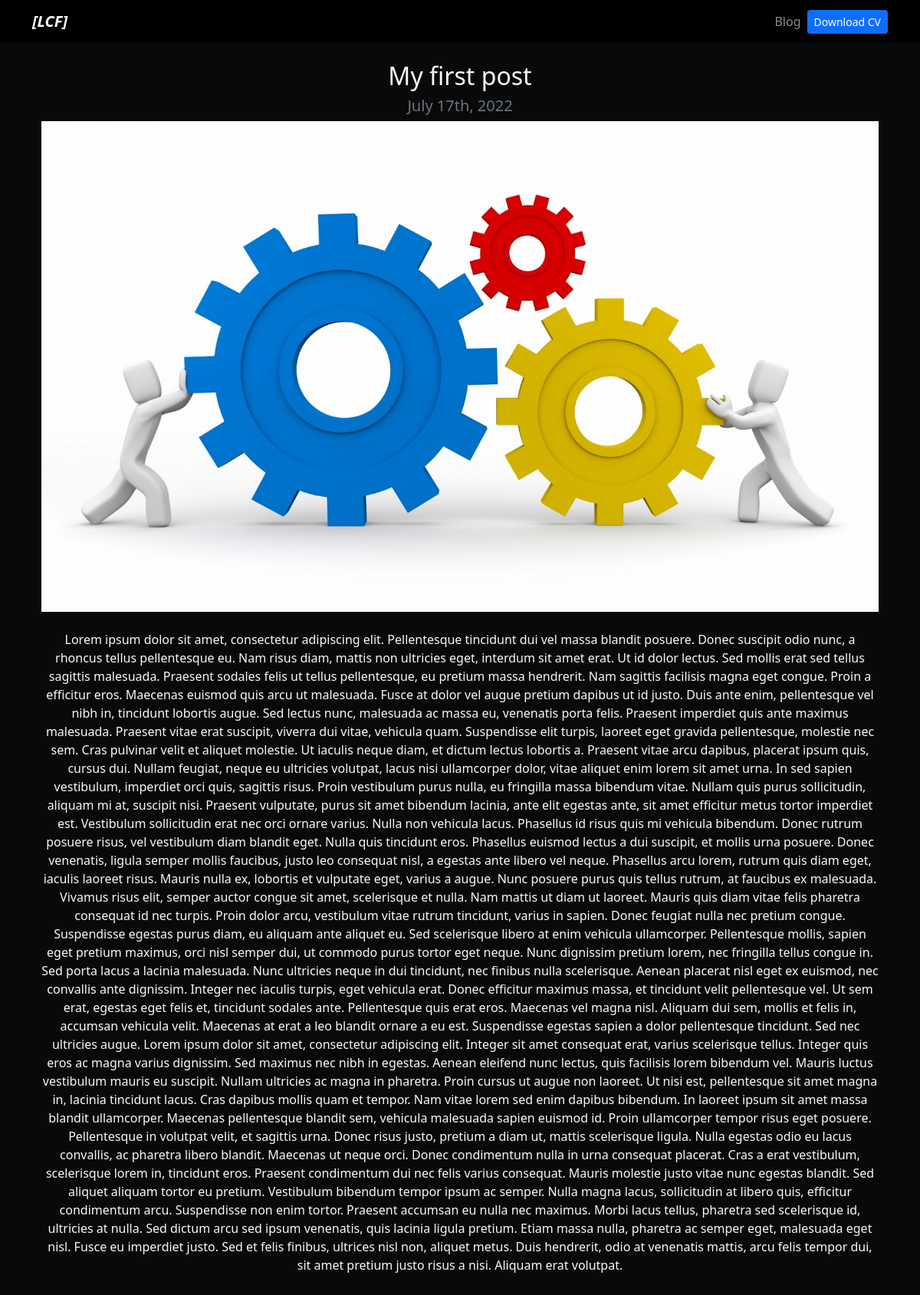
The page /blog/1 on the database its author committed.
### blog/models.py (models this page shows)
class Post(models.Model):
    title = models.CharField(max_length=100)
    description = models.TextField()
    image = models.ImageField(upload_to="blog/images")
    date = models.DateField(datetime.date.today)

### blog/views.py (the view)
# urls.py: path("<int:post_id>", post_detail, name="post_detail")
def post_detail(request, post_id):
    post = get_object_or_404(Post, pk=post_id)
    return render(request, "post_detail.html", {"post": post})

### blog/templates/post_detail.html
{% extends "layout.html" %}
{% block content %}
<div class="text-center">
    <h2>{{post.title}}</h2>
<h3 class="my-2 h5 text-muted">{{post.date|date:"F jS, Y"}}</h3>
<img src="{{post.image.url}}" alt="{{post.title}}" class="img-fluid img-post-detail">
<div class="my-4">
    <p>{{post.description|safe}}</p>
</div>
</div>
{% endblock %}

### portfolio/static/main.css (style rules this page uses)
body { background: #090909; }
.img-post-detail { height: 40em; width: 100%; object-fit: cover; }

### rows shown on the page
Post: title "My first post", date "July 17th, 2022", image (picture), description "Lorem ipsum dolor sit amet, consectetur adipiscing elit. Pellentesque tincidunt dui vel massa blandit posuere. Donec suscipit odio nunc, a rhoncus tellus pellentesque eu. Nam risus diam, mattis non ultricies eget, interdum sit amet erat. Ut id dolor lectus. Sed mollis erat sed tellus sagittis malesuada. Praesent sodales felis ut tellus pellentesque, eu pretium massa hendrerit. Nam sagittis facilisis magna eget congue. Proin a efficitur eros. Maecenas euismod quis arcu ut malesuada. Fusce at dolor vel augue pretium dapibus ut id justo. Duis ante enim, pellentesque vel nibh in, tincidunt lobortis augue. Sed lectus nunc, malesuada ac massa eu, venenatis porta felis. Praesent imperdiet quis…"
